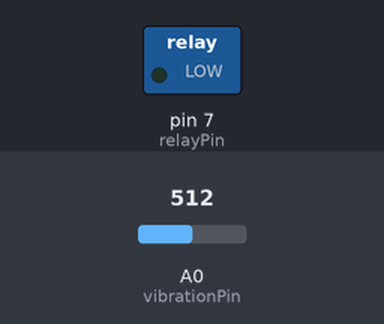
A sketch run on a simulated Arduino Uno, built with avr-gcc and run on an emulated ATmega328P. Parts: switched loads named in the sketch (green lamp = pin HIGH). The inputs (shaded band) are chosen by the test bench; at power-on: A0 (vibrationPin) = 512. The modem accepts every AT command (registered, SIM ready, sends succeed) and sends nothing else; what the sketch prints to the serial monitor is not drawn.

Above: at 2.7 s.
2.8 s: A0 (vibrationPin) set to 1001
4.3 s: A0 (vibrationPin) set to 1013
At 15.7 s:
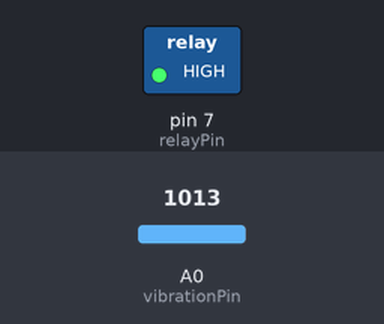
Timing chart, 0 to 37.7 s (numbered marks = the images above; inputs shaded):
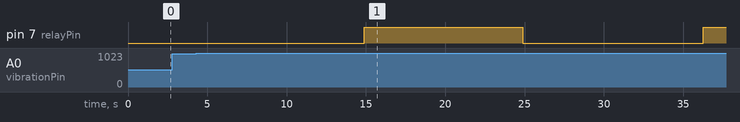

Measured:
- the behaviour switches between 1012 and 1013 on A0 (vibrationPin) (found by bisection; images 0 and 1)
- after the input at 2.8 s, every drawn part: stays the same
- after the input at 4.3 s, pin 7 (relayPin): LOW → HIGH after 10.6 s, → LOW 10.0 s later, → HIGH 11.4 s later

The sketch:

Earthquake-Alert-Sytem-Using-GSM-Module-and-Vibration-Sensor.ino
```cpp
#include <SoftwareSerial.h>

SoftwareSerial SIM900A(8,9);

const int vibrationPin = A0;
const int relayPin = 7;
int threshold;
const char* phoneNumbers[] = {"+639617802973", "+639096862170"};
String message = "Warning! Earthquake alert!!";

void setup()
{
  SIM900A.begin(9600);
  Serial.begin(9600);
  pinMode(vibrationPin, INPUT);
  pinMode(relayPin, OUTPUT);
  Serial.println ("Initializing...");

  //sensor calibration
  Serial.println("Calibrating... Please keep the sensor still.");

  // get average sensor values for a short duration
  int calibrationSum = 0;
  for (int i = 0; i < 50; i++)
  {
    calibrationSum += analogRead(vibrationPin);
    delay(10);
  }
  int calibrationValue = calibrationSum / 50;

  // Set the threshold based on the calibrated value
  threshold = calibrationValue + 500; //adjust threshold offset as needed

  Serial.println("Initialization complete...");
  delay(1000);
}

void loop()
{
  int vibrationValue = analogRead(vibrationPin);
  Serial.print("\nvibration value: ");
  Serial.println(vibrationValue);

  if(vibrationValue > threshold){
    Serial.println("\nvibration greater than threshold");
    sendMessage(message);
    digitalWrite(relayPin, HIGH);
    delay(10000); //time for the bell to ring

    digitalWrite(relayPin, LOW);
  }
  else {
    Serial.print("\nvibration less than threshold");
  }
  delay(1000);
}

void sendMessage(String message)
{
  for (int i = 0; i < sizeof(phoneNumbers) / sizeof(phoneNumbers[0]); i++)
  {
    Serial.println("Sending Message please wait….");
    SIM900A.println("AT+CMGF=1"); // Text Mode initialization
    delay(1000);

    SIM900A.print("AT+CMGS=\"");
    SIM900A.print(phoneNumbers[i]);
    SIM900A.println("\""); // receiver's mobile number
    delay(1000);

    Serial.println("Set SMS Content");
    SIM900A.println(message); // text message here
    delay(100);

    Serial.println("Done");
    SIM900A.println((char)26); // End of message
    delay(3000); // delay between messages to avoid issues with the GSM module

    Serial.println("Message sent successfully");
  }
}
```
